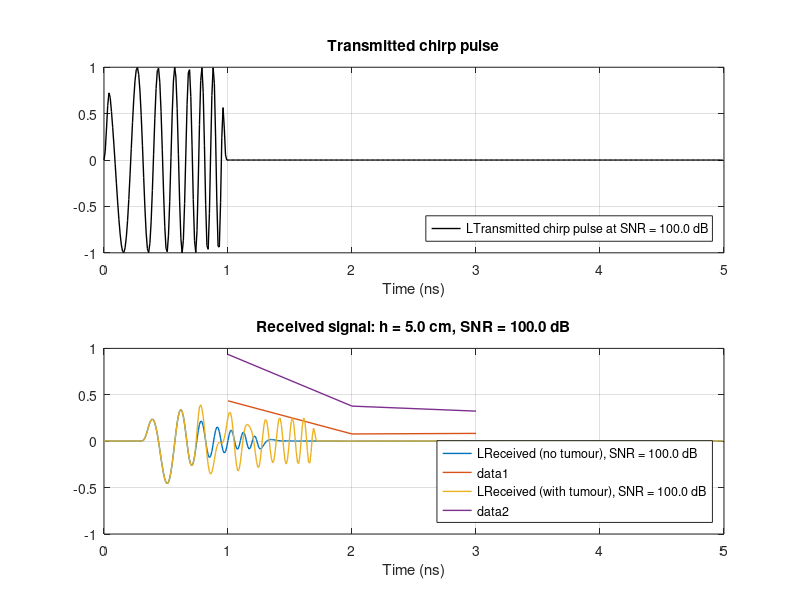
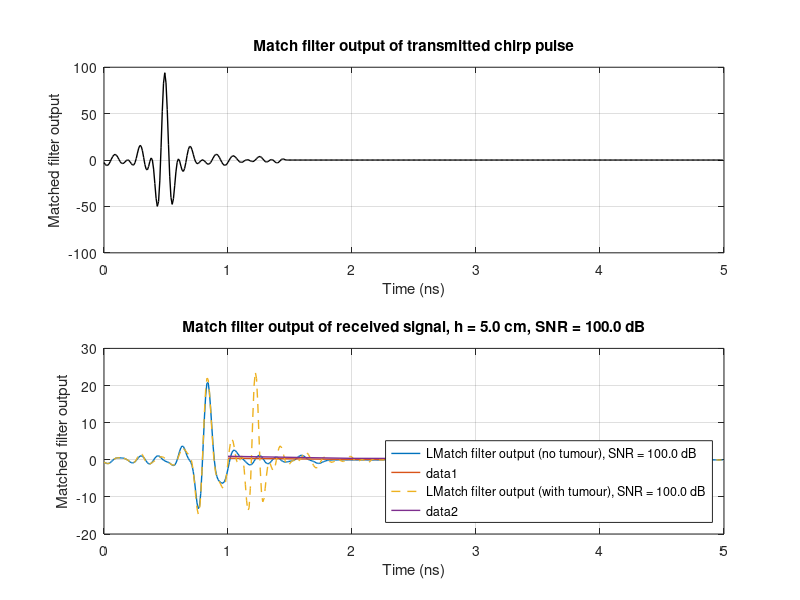
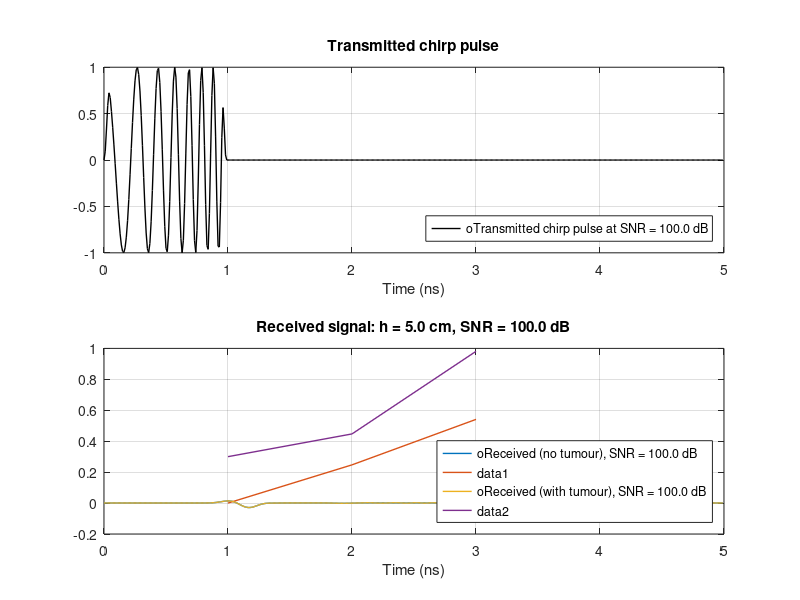
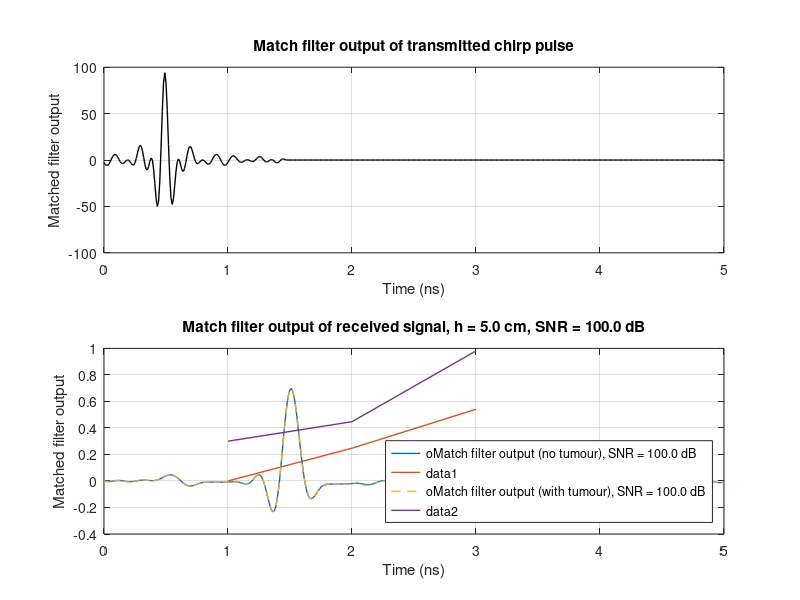

These figures' MATLAB source, in order:
%% Copy of Jiqing's code from "waveform.m"

clc; clear all; close all;
set(groot, 'DefaultLineLineWidth', 1);
defStrFig = 'defaultFigureUnits';
defStrUnits = 'inches';
defStrPos = 'defaultFigurePosition';
set(groot, defStrFig, defStrUnits, defStrPos, [0.5 0.5 7.0 7.5]);

%% Set the SNR to loop through.
SNR_ALL = [100];

% Set the transmitter-to-lesion and lesion-to-receiver distances.
Rt = 0.05;
Rr = 0.05;

% Free space EM properties
eps0 = 8.854e-12;
mu0 = 1.257e-6;
c0 = 1 / sqrt(eps0*mu0);

f0 = 2.4e9;   % Carrier (Hz)
T = 1e-9;      % Pulse length (s)
fs = 100e9;    % Sampling freq. (Hz)
B = 10e9;     % Bandwidth (Hz)
achirp = B/T;  % Chirp (FM) modulation

h = 0.05; % Thickness of tissue (m)

pad_time = 4e-9; % Duration of zero pad after chirp

% Set time step and the initial time axis for samples within pulse.
dt = 1 / fs;       
ti = (0:dt:T-dt);  % Initial time axis for chirp samples (s)

% Generate noiseless chirp pulse and matched filter
s = exp(1j*2*pi*f0.*ti) .* exp(1j.*pi*achirp.*ti.^2);
s_match = conj( fliplr( s ) ); % Matched filter

% Add the `tukeywin` after generating the matched filter.
s = s .* tukeywin(length(s), 1/10)';

% Pad signal with zeros
pad_samples = round(pad_time * fs);

% Incidence waveform
s = [ s, zeros(1, pad_samples) ];
Nt = length(s);

% Frequency axis
f = ( -Nt/2 : Nt/2-1 ) * (fs / Nt);
f = fftshift(f);
w = 2*pi .*f;
w0 = 2*pi * f0;

% Time axis
t = (0:Nt-1) .* dt;

% Wavelength (m)
lambda = c0 ./ f;

% Cole-Cole model parameters
eps_inf_all   = [3.140, 5.573, 7.821];
eps_delta_all = [1.708, 34.57, 41.48];
tau_all       = [14.65e-12, 9.149e-12, 10.66e-12];
alpha_all     = [0.061, 0.095, 0.047];
sigma_s_all   = [0.036, 0.524, 0.713];

model = ["Low water: ", ...
         "Medium water: ", ...
         "High water: "];

colors = {[0.4350 0.0780 0.0840], ... % Red 1
          [0.9350 0.3780 0.3240], ... % Red 2
          [0.0000 0.2470 0.5410], ... % Blue 1
          [0.3000 0.4470 0.9810]};    % Blue 2

% Loop through each model parameter for low and medium water content.
for k = 1:2

    % Set the color according to the tissue type.
    if k == 1
        colorIdx = 1;
    elseif k == 2
        colorIdx = 3;
    end
    
    % Tissue model parameters
    eps_inf = eps_inf_all(k);
    eps_delta = eps_delta_all(k);
    tau = tau_all(k);
    alpha = alpha_all(k);
    sigma_s = sigma_s_all(k);

    model_str = char(model(k));

    % Lesion model parameters
    eps_inf_tumor = eps_inf_all(3);
    eps_delta_tumor = eps_delta_all(3);
    tau_tumor = tau_all(3);
    alpha_tumor = alpha_all(3);
    sigma_s_tumor = sigma_s_all(3);

    % Complex dielectric constant (across all frequencies)
    epsd = eps_inf + eps_delta ./ (1 + (1j*tau.*w).^(1-alpha)) ...
        + sigma_s ./ (1j*eps0.*w);
    
    % Complex dielectric constant at the carrier frequency,
    epsd_f0 = eps_inf + eps_delta ./ (1 + (1j*tau*w0).^(1-alpha)) ...
        + sigma_s ./ (1j*eps0*w0);

    % Complex dielectric constant of the tumour at the carrier frequency,
    epsd_f0_tumour = eps_inf_tumor + eps_delta_tumor ./ ...
        (1 + (1j*tau_tumor*w0).^(1-alpha_tumor)) ...
        + sigma_s_tumor ./ (1j*eps0*w0);
    
    % Refractive index
    nd = sqrt(epsd);
    nd0 = sqrt(epsd_f0);
    kappa = -imag(nd);  % UNUSED

    % Compute the propagation constant.
    gamma = 1j * w0 * sqrt(mu0 * eps0 * epsd_f0);
    attenuation = exp(-( real(gamma) * (Rr + Rt) ));
    reflection_coeff = (sqrt(epsd_f0_tumour) - sqrt(epsd_f0)) / ...
        (sqrt(epsd_f0_tumour) + sqrt(epsd_f0));
    
    % Exponent term in the transfer function (for main signal)
    exp_gamma = exp(-1j*2*pi.*h./lambda.*nd);
    
    % Transmission transfer function (includes internal reflections)
    Ra = (1 - nd) ./ (1 + nd);
    HT = (1 - Ra.^2) .* exp_gamma ./ (1 - (Ra.*exp_gamma).^2);
    HT(1) = 0; % Fix zero component
    
    % For each SNR, try to generate the corresponding waveform 
    for i = 1 : length(SNR_ALL)

        id = 10 * i + 100 * k; % Convenient number for identifying plots
        idStr = num2str(id);
    
        SNR = SNR_ALL(i);
    
        % Add AWGN noise to the chirp signal
        s_noisy = awgn( s, SNR);
        
        % Chirp spectrum
        s_fft = fft(s_noisy);
        s_fft_output = s_fft .* HT;
        s_received = ifft(s_fft_output, [], 2);

        % Model the reflected signal from the lesion
        s_reflected = reflection_coeff * attenuation * s_noisy;

        % Model the delay time of the reflected signal by taking the
        % Fourier Transform of the original signal, then apply a linear
        % phase shift (corresponding to time delay). Then take the Inverse
        % Fourier Transform.
        delay_time = (Rt + Rr) / (c0 / real(nd0));
        delay_samples = round(delay_time * fs);
        s_reflected_delayed = [ zeros(1, delay_samples) ...
            s_reflected(1:(end-delay_samples)) ];

        % Add the reflected signal to the received signal
        s_received_plus_reflected = s_received + s_reflected_delayed;
        
        % Plot signal of transmitted chirp
        fig1 = figure(id + 1);
        subplot(2,1,1);  plot(t.*1e9, real(s_noisy), 'k', ...
            'DisplayName', sprintf([model_str ...
            'Transmitted chirp pulse at SNR = %.1f dB'], SNR)); 
        title('Transmitted chirp pulse');
        xlabel('Time (ns)'); legend show; hold on; grid on;
        legend('Location', 'southeast');
        
        % Plot the received signal against a distance axis (x)
        subplot(2,1,2);
        plot(t.*1e9, real(s_received), ...
            'DisplayName', sprintf([model_str ...
            'Received (no tumour), SNR = %.1f dB'], SNR), ...
            Color=colors{colorIdx});
        hold on; grid on;
        plot(t.*1e9, real(s_received_plus_reflected), ...
            'DisplayName', sprintf([model_str ...
            'Received (with tumour), SNR = %.1f dB'], SNR), ...
            Color=colors{colorIdx+1});
        title(sprintf(['Received signal: h = %.1f cm, SNR = %.1f dB'], ...
            h.*1e2, SNR));
        xlabel('Time (ns)'); legend show;
        legend('Location', 'southeast');
    
        % Export graphics.
        exportgraphics(fig1, ...
            ['../Figures/detection_signal' idStr ...
            'SNR=' num2str(SNR) '.png'], ...
            'Resolution', 300);
        
        % To compute distance travelled. Light slows down under refraction.
        % dist = t .* c0 / real(nd0);  % UNUSED: 
        
        % Matched filter output for the original transmitted signal
        s_filtered = conv(s, s_match, 'same');

        % Matched filter output for the noisy output signal (NO tumour)
        s_filtered_noisy = conv(s_received, s_match, 'same');
        
        % Matched filter output for the noisy output signal (with tumour)
        s_filtered_noisy_plus_reflected = ...
            conv(s_received_plus_reflected, s_match, 'same');
    
        % Plot match filtered output of the transmitted chirp
        fig2 = figure(id + 2);
        subplot(2,1,1);
        plot(t.*1e9, real(s_filtered), 'k-'); hold on; grid on;
        title('Match filter output of transmitted chirp pulse');
        xlabel('Time (ns)'); ylabel('Matched filter output');

        % Plot match filtered output of the noisy received signal
        subplot(2,1,2); 
        plot(t.*1e9, real(s_filtered_noisy), ...
            'DisplayName', sprintf([model_str ...
            'Match filter output (no tumour), SNR = %.1f dB'], SNR), ...
            Color=colors{colorIdx});
        hold on; grid on;
        plot(t.*1e9, real(s_filtered_noisy_plus_reflected), ...
            'LineStyle', '--', 'DisplayName', sprintf([model_str ...
            'Match filter output (with tumour), SNR = %.1f dB'], SNR), ...
            Color=colors{colorIdx+1});
        title(sprintf(['Match filter output of received ' ...
            'signal, h = %.1f cm, SNR = %.1f dB'], h(1).*1e2, SNR));
        xlabel('Time (ns)'); ylabel('Matched filter output'); legend show;
        legend('Location', 'southeast');

        % % Compute what is the expected time of flight of the direct LOS
        % % signal and the reflected signal from the tumour.
        % tof_direct = T/2 + h .*1e9 / (c0 / real(nd0));
        % tof_reflect = T/2 + (Rt + Rr) .*1e9 / (c0 / real(nd0));
        % xline(tof_direct, '--k', 'Expected ToA (direct)', ...
        %     'HandleVisibility', 'off');
        % xline(tof_reflect, '--k', 'Expected ToA (lesion)', ...
        %     'HandleVisibility', 'off');

        % Export graphics.
        exportgraphics(fig2, ...
            ['../Figures/detection_match_filter' idStr ...
            'SNR=' num2str(SNR) '.png'], 'Resolution', 300);
    
    end

end
